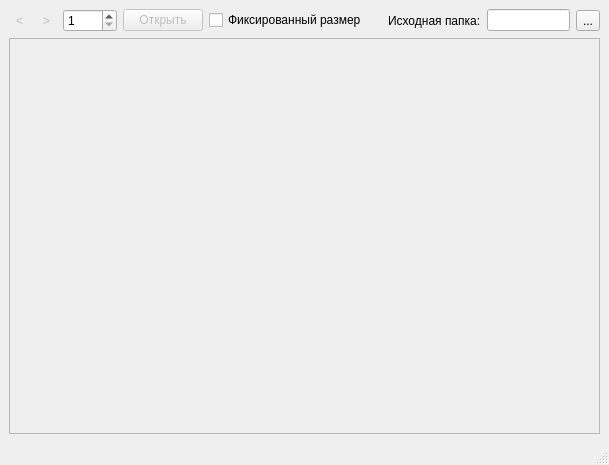
<?xml version="1.0" encoding="UTF-8"?>
<ui version="4.0">
 <class>MainWindow</class>
 <widget class="QMainWindow" name="MainWindow">
  <property name="geometry">
   <rect>
    <x>0</x>
    <y>0</y>
    <width>609</width>
    <height>465</height>
   </rect>
  </property>
  <property name="windowTitle">
   <string>MainWindow</string>
  </property>
  <widget class="QWidget" name="centralwidget">
   <layout class="QGridLayout" name="gridLayout_2">
    <item row="0" column="0">
     <layout class="QHBoxLayout" name="horizontalLayout_4">
      <item>
       <layout class="QHBoxLayout" name="horizontalLayout_3">
        <item>
         <widget class="QToolButton" name="buttonPagePrev">
          <property name="enabled">
           <bool>false</bool>
          </property>
          <property name="toolTip">
           <string>Предыдущая страница</string>
          </property>
          <property name="text">
           <string>&lt;</string>
          </property>
          <property name="autoRaise">
           <bool>true</bool>
          </property>
         </widget>
        </item>
        <item>
         <widget class="QToolButton" name="buttonPageNext">
          <property name="enabled">
           <bool>false</bool>
          </property>
          <property name="toolTip">
           <string>Следующая страница</string>
          </property>
          <property name="text">
           <string>&gt;</string>
          </property>
          <property name="autoRaise">
           <bool>true</bool>
          </property>
         </widget>
        </item>
       </layout>
      </item>
      <item>
       <layout class="QHBoxLayout" name="horizontalLayout_2">
        <item>
         <widget class="QSpinBox" name="spinBoxPageNumber">
          <property name="minimum">
           <number>1</number>
          </property>
          <property name="maximum">
           <number>9999</number>
          </property>
         </widget>
        </item>
        <item>
         <widget class="QPushButton" name="buttonOpenPage">
          <property name="enabled">
           <bool>false</bool>
          </property>
          <property name="toolTip">
           <string>Открыть страницу</string>
          </property>
          <property name="text">
           <string>Открыть</string>
          </property>
         </widget>
        </item>
        <item>
         <widget class="QCheckBox" name="checkBoxFixedSize">
          <property name="text">
           <string>Фиксированный размер</string>
          </property>
         </widget>
        </item>
        <item>
         <spacer name="horizontalSpacer">
          <property name="orientation">
           <enum>Qt::Horizontal</enum>
          </property>
          <property name="sizeHint" stdset="0">
           <size>
            <width>40</width>
            <height>20</height>
           </size>
          </property>
         </spacer>
        </item>
        <item>
         <widget class="QLabel" name="label">
          <property name="text">
           <string>Исходная папка:</string>
          </property>
         </widget>
        </item>
        <item>
         <layout class="QHBoxLayout" name="horizontalLayout">
          <item>
           <widget class="QLineEdit" name="editFolderPath">
            <property name="readOnly">
             <bool>true</bool>
            </property>
           </widget>
          </item>
          <item>
           <widget class="QToolButton" name="toolButtonChooseFolder">
            <property name="text">
             <string>...</string>
            </property>
           </widget>
          </item>
         </layout>
        </item>
       </layout>
      </item>
     </layout>
    </item>
    <item row="1" column="0">
     <widget class="QScrollArea" name="scrollArea">
      <property name="widgetResizable">
       <bool>true</bool>
      </property>
      <widget class="QWidget" name="scrollAreaWidgetContents">
       <property name="geometry">
        <rect>
         <x>0</x>
         <y>0</y>
         <width>585</width>
         <height>379</height>
        </rect>
       </property>
       <layout class="QGridLayout" name="gridLayout">
        <property name="leftMargin">
         <number>0</number>
        </property>
        <property name="topMargin">
         <number>0</number>
        </property>
        <property name="rightMargin">
         <number>0</number>
        </property>
        <property name="bottomMargin">
         <number>0</number>
        </property>
        <property name="spacing">
         <number>0</number>
        </property>
        <item row="0" column="0">
         <widget class="QLabel" name="image">
          <property name="sizePolicy">
           <sizepolicy hsizetype="Expanding" vsizetype="Expanding">
            <horstretch>0</horstretch>
            <verstretch>0</verstretch>
           </sizepolicy>
          </property>
          <property name="autoFillBackground">
           <bool>false</bool>
          </property>
          <property name="text">
           <string/>
          </property>
          <property name="pixmap">
           <pixmap resource="resource.qrc">:/image/noimage.png</pixmap>
          </property>
          <property name="alignment">
           <set>Qt::AlignCenter</set>
          </property>
         </widget>
        </item>
       </layout>
      </widget>
     </widget>
    </item>
   </layout>
  </widget>
  <widget class="QStatusBar" name="statusBar"/>
 </widget>
 <resources>
  <include location="resource.qrc"/>
 </resources>
 <connections/>
</ui>
